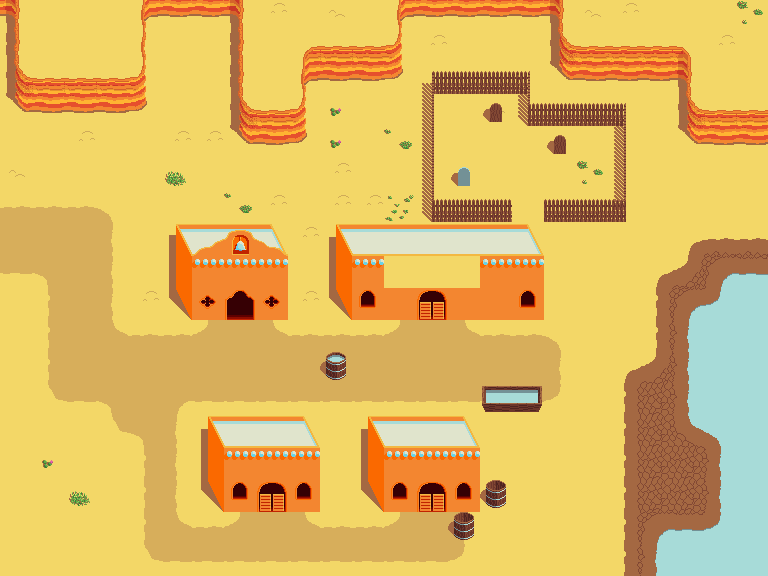

Tiled map render using the project's own tile images. Description and the whole map definition, tile-layer contents included, below:
An orthogonal 24x18 tile map with 32x32 px tiles, 2 tile layers (Tile Layer 1, Overlay), 2 tilesets and 7 objects.

<map version="1.0" orientation="orthogonal" renderorder="right-down" width="24" height="18" tilewidth="32" tileheight="32" nextobjectid="23">
 <properties>
  <property name="LeftMap" value="LeftDessert" />
  <property name="Name" value="DessertTest" />
    <property name="DeadMap" value="Spirit_DessertTest" />
  <property name="RightMap" value="RightDessert" />
 </properties>
 <tileset firstgid="1" source="../Tilesets/Dessert.tsx" />
 <tileset firstgid="257" name="PlaceObjects" tilewidth="32" tileheight="32" tilecount="16" columns="4">
  <image source="../Tilesets/PlaceObjects.png" width="128" height="128" />
  <tile id="0">
   <properties>
    <property name="ObjectName" value="ShootOnSight" />
   </properties>
  </tile>
  <tile id="1">
   <properties>
    <property name="ObjectName" value="LifePortal" />
    <property name="When" value="player_is_dead" />
   </properties>
  </tile>
 </tileset>
 <layer name="Tile Layer 1" width="24" height="18">
  <data encoding="csv">
198,1,213,1,196,197,197,198,38,1,37,1,196,197,197,197,197,198,37,38,1,1,213,22,
177,178,178,178,179,1,1,214,213,164,194,194,195,38,1,213,213,193,165,165,165,166,38,213,
193,194,194,194,195,1,1,214,1,196,197,197,227,24,40,40,25,225,226,226,226,198,1,1,
225,226,226,226,227,1,213,193,194,195,21,1,1,23,1,37,39,40,40,25,1,193,194,194,
1,1,38,1,1,38,38,225,197,227,21,1,54,23,1,1,1,213,1,23,1,225,226,226,
37,1,1,1,1,6,1,1,1,1,38,1,1,23,213,1,1,1,22,23,1,1,1,1,
85,85,85,86,1,1,1,54,38,1,38,38,53,39,40,40,1,40,40,41,1,1,1,1,
101,101,101,102,1,13,14,3,16,38,61,62,11,11,11,11,64,1,1,1,1,81,82,82,
117,134,101,102,1,29,18,19,20,1,29,18,78,79,80,19,20,1,1,1,81,147,136,120,
1,100,101,102,38,45,26,27,26,38,45,34,36,35,36,36,34,1,1,1,97,136,121,104,
1,100,101,149,85,85,150,101,149,85,85,85,150,101,149,85,85,86,1,1,97,105,104,104,
1,100,101,101,101,101,101,101,101,101,101,101,101,101,101,101,101,102,1,81,147,105,104,104,
1,116,117,134,101,133,117,117,117,117,117,117,117,117,117,117,117,118,1,97,98,105,104,104,
1,213,1,116,134,102,61,62,63,64,1,61,62,63,64,1,213,1,1,97,98,152,89,104,
213,21,213,1,100,102,29,18,19,20,213,29,18,19,20,1,1,213,213,97,98,98,105,104,
1,1,6,213,100,102,45,34,35,34,1,45,34,35,34,1,1,213,1,97,98,98,105,104,
1,1,1,1,100,149,85,150,101,149,85,85,150,101,102,1,1,1,1,97,136,120,121,104,
1,1,1,1,116,117,117,117,117,117,117,117,117,117,118,1,1,1,1,97,105,104,104,104
</data>
 </layer>
 <layer name="Overlay" width="24" height="18">
  <data encoding="csv">
0,0,0,0,0,0,0,0,0,0,0,0,0,0,0,0,0,0,0,0,0,0,0,0,
0,0,0,0,0,0,0,0,0,0,0,0,0,0,0,0,0,0,0,0,0,0,0,0,
0,0,0,0,0,0,0,0,0,0,0,0,0,0,0,0,0,0,0,0,0,0,0,0,
0,0,0,0,0,0,0,0,0,0,0,0,0,0,0,7,0,0,0,0,0,0,0,0,
0,0,0,0,0,0,0,0,0,0,0,0,0,0,0,0,0,7,0,0,0,0,0,0,
0,0,0,0,0,0,0,0,0,0,0,0,0,0,8,0,0,0,0,0,0,0,0,0,
0,0,0,0,0,0,0,0,0,0,0,0,0,0,0,0,0,0,0,0,0,0,0,0,
0,0,0,0,0,0,0,0,0,0,0,0,0,0,0,0,0,0,0,0,0,0,0,0,
0,0,0,0,0,0,0,0,0,0,0,0,0,0,0,0,0,0,0,0,0,0,0,0,
0,0,0,0,0,0,0,0,0,0,0,0,0,0,0,0,0,0,0,0,0,0,0,0,
0,0,0,0,0,0,0,0,0,0,0,0,0,0,0,0,0,0,0,0,0,0,0,0,
0,0,0,0,0,0,0,0,0,0,57,0,0,0,0,0,0,0,0,0,0,0,0,0,
0,0,0,0,0,0,0,0,0,0,0,0,0,0,0,71,72,0,0,0,0,0,0,0,
0,0,0,0,0,0,0,0,0,0,0,0,0,0,0,0,0,0,0,0,0,0,0,0,
0,0,0,0,0,0,0,0,0,0,0,0,0,0,0,0,0,0,0,0,0,0,0,0,
0,0,0,0,0,0,0,0,0,0,0,0,0,0,0,56,0,0,0,0,0,0,0,0,
0,0,0,0,0,0,0,0,0,0,0,0,0,0,56,0,0,0,0,0,0,0,0,0,
0,0,0,0,0,0,0,0,0,0,0,0,0,0,0,0,0,0,0,0,0,0,0,0
</data>
 </layer>
 <objectgroup name="Objects">
  <object id="14" x="416" y="320" width="32" height="32">
   <properties>
    <property name="PortalFrom" value="SaloonDoor" />
   </properties>
  </object>
  <object id="16" x="416" y="288" width="32" height="32">
   <properties>
    <property name="PortalTo" value="Saloon" />
   </properties>
  </object>
  <object id="18" x="256" y="480" width="32" height="32">
   <properties>
    <property name="PortalTo" value="GunStore" />
   </properties>
  </object>
  <object id="19" x="256" y="512" width="32" height="32">
   <properties>
    <property name="PortalFrom" value="GunStore" />
   </properties>
  </object>
  <object id="20" x="416" y="480" width="32" height="32">
   <properties>
    <property name="PortalTo" value="Bank" />
   </properties>
  </object>
  <object id="21" x="416" y="512" width="32" height="32">
   <properties>
    <property name="PortalFrom" value="Bank" />
   </properties>
  </object>
  <object id="22" gid="258" x="512" y="192" width="32" height="32" />
 </objectgroup>
</map>